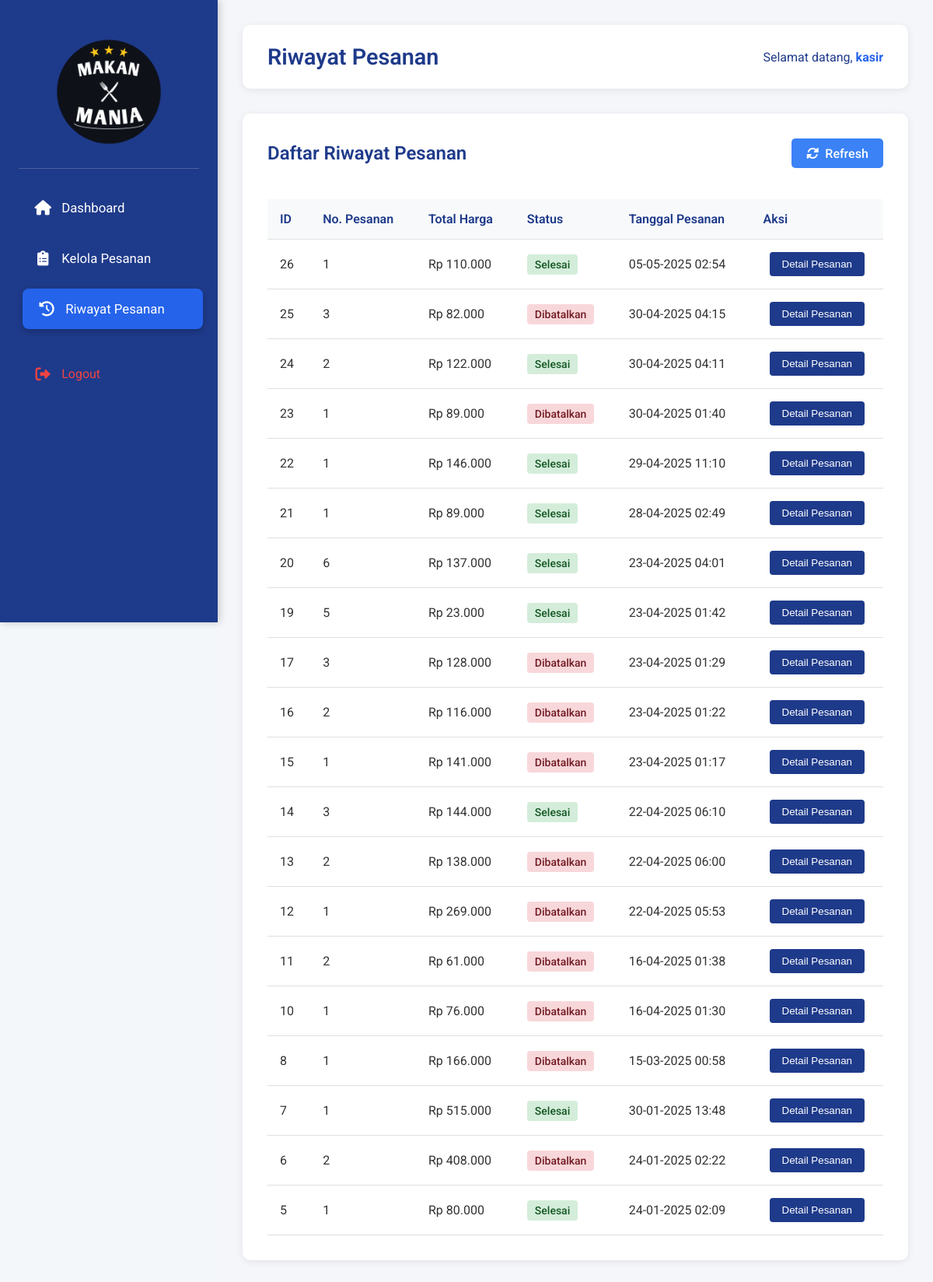
Screenshot of /kasir/riwayat-pesanan.php (signed in) with the database file from the repository.
### tables this page shows
CREATE TABLE `users` (
  `id` int NOT NULL,
  `username` varchar(50) NOT NULL,
  `password` varchar(255) NOT NULL,
  `role` enum('admin','kasir','pelayan') NOT NULL
);

CREATE TABLE `orders` (
  `id` int NOT NULL,
  `order_number` int NOT NULL,
  `total_price` decimal(10,2) NOT NULL,
  `status` enum('pending','processing','completed','cancelled') DEFAULT 'pending',
  `created_at` timestamp NULL DEFAULT CURRENT_TIMESTAMP
);

### kasir/riwayat-pesanan.php (the view, shortened to what this page needs)
<?php
require_once('../database/config-login.php');
$user_id = $_SESSION['user_id'];
$query_user = "SELECT username FROM users WHERE id = $user_id";
$result_user = mysqli_query($conn, $query_user);
$user_data = mysqli_fetch_assoc($result_user);
$username = $user_data['username'];
$query_orders = "SELECT id, order_number, total_price, status, created_at FROM orders WHERE status IN ('processing', 'completed', 'cancelled') ORDER BY created_at DESC";
$result_orders = mysqli_query($conn, $query_orders);
?>
<!DOCTYPE html>
<html lang="en">
<head>
    <link rel="stylesheet" href="../css/kasir-sidebar.css">
    <link rel="stylesheet" href="../css/kelola-pesanan-kasir.css">
    <link rel="stylesheet" href="https://cdnjs.cloudflare.com/ajax/libs/font-awesome/6.0.0/css/all.min.css">
</head>
<body>
    <div class="container">
        <div class="sidebar">
            <div class="logo">
                <img src="../assets/logo.png" alt="Logo Restoran">
            </div>
            <nav>
                <ul>
                    <li>
                        <a href="dashboard.php">
                            <i class="fas fa-home"></i>
                            <span>Dashboard</span>
                        </a>
                    </li>
                    <li>
                        <a href="kelola-pesanan.php">
                            <i class="fas fa-clipboard-list"></i>
                            <span>Kelola Pesanan</span>
                        </a>
                    </li>
                    <li class="active">
                        <a href="riwayat-pesanan.php">
                            <i class="fas fa-history"></i>
                            <span>Riwayat Pesanan</span>
                        </a>
                    </li>
                    <li>
                        <a href="../login.php" class="logout">
                            <i class="fas fa-sign-out-alt"></i> Logout
                        </a>
                    </li>
                </ul>
            </nav>
        </div>
        <div class="main-content">
            <header>
                <h1>Riwayat Pesanan</h1>
                <div class="user-welcome">
                    <p>Selamat datang, <span class="username"><?php echo $username; ?></span></p>
                </div>
            </header>
            <div class="orders-container">
                <div class="order-header">
                    <h2>Daftar Riwayat Pesanan</h2>
                    <div class="refresh-btn" id="refresh-btn">
                        <i class="fas fa-sync-alt"></i> Refresh
                    </div>
                </div>
                <div class="table-container" id="orders-table">
                    <table>
                        <thead>
                            <tr>
                                <th>ID</th>
                                <th>No. Pesanan</th>
                                <th>Total Harga</th>
                                <th>Status</th>
                                <th>Tanggal Pesanan</th>
                                <th>Aksi</th>
                            </tr>
                        </thead>
                        <tbody>
                            <?php if(mysqli_num_rows($result_orders) > 0): ?>
                                <?php while($order = mysqli_fetch_assoc($result_orders)): ?>
                                <tr>
                                    <td><?php echo $order['id']; ?></td>
                                    <td><?php echo $order['order_number']; ?></td>
                                    <td>Rp <?php echo number_format($order['total_price'], 0, ',', '.'); ?></td>
                                    <td>
                                        <span class="status <?php echo $order['status']; ?>">
                                            <?php
                                            switch($order['status']) {
                                                case 'completed':
                                                    echo 'Selesai';
                                                    break;
                                                case 'cancelled':
                                                    echo 'Dibatalkan';
                                                    break;
                                            }
                                            ?>
                                        </span>
                                    </td>
                                    <td><?php echo date('d-m-Y H:i', strtotime($order['created_at'])); ?></td>
                                    <td>
                                        <button class="detail-btn" data-id="<?php echo $order['id']; ?>">
                                            Detail Pesanan
                                        </button>
                                    </td>
                                </tr>
                                <?php endwhile; ?>
                            <?php else: ?>
                                <tr>
                                    <td colspan="6" class="no-data">Tidak ada riwayat pesanan.</td>
                                </tr>
                            <?php endif; ?>
                        </tbody>
                    </table>
                </div>
            </div>
        </div>
    </div>
</body>
</html>

### css/kasir-sidebar.css (style rules this page uses)
* { margin: 0; padding: 0; box-sizing: border-box; }
body { font-family: 'Roboto', sans-serif; background-color: #f4f7fa; color: #333; }
.container { display: flex; min-height: 100vh; }
.sidebar { width: 280px; background-color: #1e3a8a; color: #ffffff; padding: 1.5rem; transition: all 0.3s ease; box-shadow: 2px 0 10px rgba(0,0,0,0.2); position: fixed; height: 100vh; overflow-y: auto; z-index: 100; }
.logo { text-align: center; padding: 1.5rem 0; border-bottom: 1px solid rgba(255, 255, 255, 0.2); margin-bottom: 1.5rem; }
.logo img { width: 140px; height: auto; transition: transform 0.3s ease; }
.sidebar nav ul { list-style: none; padding: 0; margin: 0; }
.sidebar nav ul li { margin-bottom: 0.8rem; }
.sidebar nav ul li a { display: flex; align-items: center; padding: 1rem 1.2rem; color: white; text-decoration: none; border-radius: 8px; transition: all 0.3s ease; }
.sidebar nav ul li a i { margin-right: 12px; font-size: 1.2rem; width: 24px; text-align: center; }
.sidebar nav ul li a span { font-size: 1.05rem; }
.sidebar nav ul li a:hover, .sidebar nav ul li.active a { background-color: #2563eb; transform: translateX(5px); box-shadow: 0 3px 8px rgba(0,0,0,0.2); }
.sidebar nav ul li a.logout { margin-top: 2rem; color: #ef4444; }
.main-content { flex: 1; padding: 2rem; margin-left: 280px; background-color: #f5f6fa; transition: all 0.3s ease; }
header { background-color: white; padding: 1.5rem 2rem; border-radius: 10px; box-shadow: 0 2px 10px rgba(0,0,0,0.08); margin-bottom: 2rem; display: flex; justify-content: space-between; align-items: center; }
header h1 { color: #1e3a8a; font-size: 1.8rem; font-weight: 600; }
.user-welcome { color: #1e3a8a; font-size: 1rem; display: flex; align-items: center; gap: 10px; }
.user-welcome .username { font-weight: bold; color: #2563eb; }

### css/kelola-pesanan-kasir.css (style rules this page uses)
* { margin: 0; padding: 0; box-sizing: border-box; }
body { font-family: 'Roboto', sans-serif; background-color: #f4f7fa; color: #333; }
.orders-container { background-color: white; border-radius: 10px; box-shadow: 0 2px 10px rgba(0,0,0,0.08); padding: 2rem; margin-bottom: 2rem; }
.order-header { display: flex; justify-content: space-between; align-items: center; margin-bottom: 1.5rem; }
.order-header h2 { color: #1e3a8a; font-size: 1.5rem; font-weight: 600; }
.refresh-btn { display: flex; align-items: center; padding: 0.6rem 1.2rem; background-color: #3b82f6; color: white; border-radius: 5px; cursor: pointer; transition: all 0.3s ease; font-weight: 500; }
.refresh-btn i { margin-right: 0.5rem; }
.table-container { overflow-x: auto; }
table { width: 100%; border-collapse: collapse; margin-top: 1rem; }
table th, table td { padding: 1rem; text-align: left; border-bottom: 1px solid #e0e0e0; }
table th { background-color: #f8f9fa; color: #1e3a8a; font-weight: 600; }
table td:last-child { text-align: center; }
.detail-btn { padding: 0.5rem 1rem; background-color: #1e3a8a; color: white; border: none; border-radius: 4px; cursor: pointer; transition: all 0.3s ease; }
.status { padding: 5px 10px; border-radius: 4px; font-weight: 500; font-size: 14px; }
.status.completed { background-color: #d4edda; color: #155724; }
.status.cancelled { background-color: #f8d7da; color: #721c24; }

### rows the page displays
users: username "kasir"
orders: id "26", order_number "1", total_price "110.000", status "Selesai", created_at "05-05-2025 02:54"
orders: id "25", order_number "3", total_price "82.000", status "Dibatalkan", created_at "30-04-2025 04:15"
orders: id "24", order_number "2", total_price "122.000", status "Selesai", created_at "30-04-2025 04:11"
orders: id "23", order_number "1", total_price "89.000", status "Dibatalkan", created_at "30-04-2025 01:40"
orders: id "22", order_number "1", total_price "146.000", status "Selesai", created_at "29-04-2025 11:10"
orders: id "21", order_number "1", total_price "89.000", status "Selesai", created_at "28-04-2025 02:49"
orders: id "20", order_number "6", total_price "137.000", status "Selesai", created_at "23-04-2025 04:01"
orders: id "19", order_number "5", total_price "23.000", status "Selesai", created_at "23-04-2025 01:42"
orders: id "17", order_number "3", total_price "128.000", status "Dibatalkan", created_at "23-04-2025 01:29"
orders: id "16", order_number "2", total_price "116.000", status "Dibatalkan", created_at "23-04-2025 01:22"
orders: id "15", order_number "1", total_price "141.000", status "Dibatalkan", created_at "23-04-2025 01:17"
orders: id "14", order_number "3", total_price "144.000", status "Selesai", created_at "22-04-2025 06:10"
orders: id "13", order_number "2", total_price "138.000", status "Dibatalkan", created_at "22-04-2025 06:00"
orders: id "12", order_number "1", total_price "269.000", status "Dibatalkan", created_at "22-04-2025 05:53"
orders: id "11", order_number "2", total_price "61.000", status "Dibatalkan", created_at "16-04-2025 01:38"
orders: id "10", order_number "1", total_price "76.000", status "Dibatalkan", created_at "16-04-2025 01:30"
orders: id "8", order_number "1", total_price "166.000", status "Dibatalkan", created_at "15-03-2025 00:58"
orders: id "7", order_number "1", total_price "515.000", status "Selesai", created_at "30-01-2025 13:48"
orders: id "6", order_number "2", total_price "408.000", status "Dibatalkan", created_at "24-01-2025 02:22"
orders: id "5", order_number "1", total_price "80.000", status "Selesai", created_at "24-01-2025 02:09"
